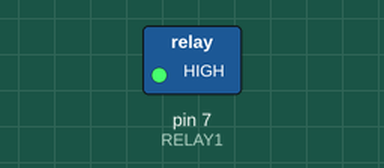
This sketch was run on a simulated Arduino Uno, built with avr-gcc and run on an emulated ATmega328P. Shown: switched loads named in the sketch (green lamp = pin HIGH). The modem accepts every AT command (registered, SIM ready, sends succeed) and sends nothing else; what the sketch prints to the serial monitor is not drawn.

Above: at 0.2 s.
Timing chart, 0 to 1.7 s (numbered marks = the images above):
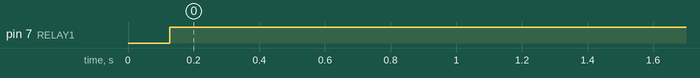

The sketch:

Home_Automation_Light_Control.ino
```cpp
#include <SoftwareSerial.h>
SoftwareSerial SIM900A(10, 11);
#define RELAY1 7

int val = 0;
int flag = 0;
int rly = 0;
int len = 0;

void setup()
{
  // put your setup code here, to run once:
  Serial.begin (9600);
  pinMode (RELAY1, OUTPUT);
  SIM900A.begin(9600);
  SIM900A.println("AT+CNMI = 2, 2, 0, 0, 0");
  delay(100);
}

void on()
{
  digitalWrite(RELAY1, 0);
  Serial.println("Light On");
  rly = 1;
}

void off()
{
  digitalWrite(RELAY1, 1);
  Serial.println("Light Off");
  rly = 0;
}

String readSIM900A()
{
  String buffer;
  while(SIM900A.available())
  {
    char c = SIM900A.read();
    buffer.concat(c);
    delay(10);
  }
  return buffer;
}

void readsms()
{
  String buffer = readSIM900A();
  if(buffer.startsWith("\r\n+CMT: "))
  {
    Serial.println(buffer);
    Serial.println("*** RECEIVED AN SMS ***");
    len = buffer.length();
    Serial.println(buffer.substring(len - 5, len));
    if(buffer.indexOf("ON") > 0 || buffer.indexOf("on") > 0
       || buffer.indexOf("oN") > 0 || buffer.indexOf("On") > 0)
    {
      on();
    }
    else if(buffer.indexOf("OFF") > 0 || buffer.indexOf("Off") > 0
            || buffer.indexOf("oFF") > 0 || buffer.indexOf("off") > 0
            || buffer.indexOf("oFf") > 0 || buffer.indexOf("ofF") > 0)
    {
      off();
    }
  }
  buffer.remove(0, len - 1);
  delay(100);
  return 0;
}

void loop()
{
  // put your main code here, to run repeatedly:
  if(val == 0)
  {
    off();
    val = 1;
  }

  while(1)
  {
    readsms();
  }
}
```

Measured:
- by itself, pin 7 (RELAY1): LOW → HIGH at 0.13 s
